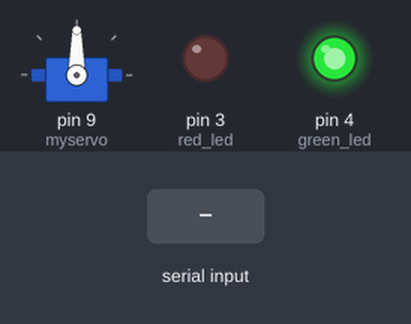
Simulated run of this sketch. Board: Arduino Uno, built with avr-gcc and run on an emulated ATmega328P. Shown: servo, output pins drawn as LEDs (lit = HIGH). The inputs (shaded band) are chosen by the test bench.

Above: at 1.3 s.
1.4 s: "1" received over Serial
At 3.0 s:
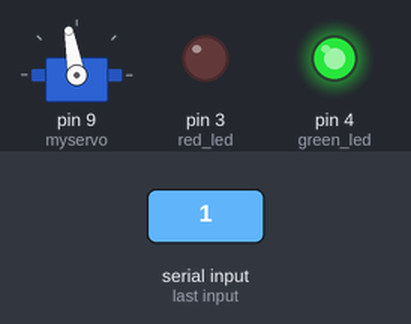
3.6 s: "0" received over Serial
At 4.6 s:
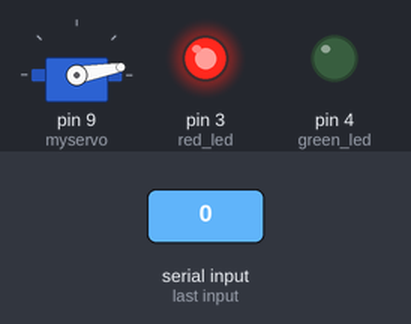
5.6 s: "2" received over Serial
At 7.4 s:
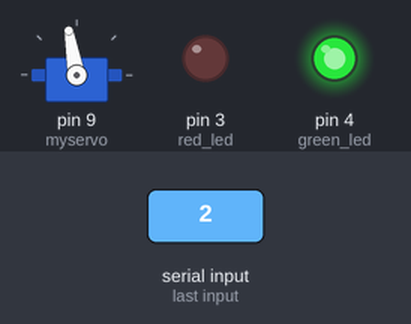
Timing chart, 0 to 8.9 s (numbered marks = the images above; inputs shaded):
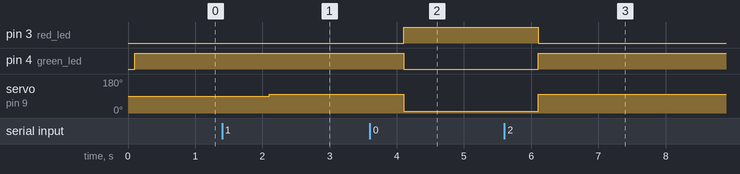

Measured:
- after the input at 1.4 s, servo on pin 9 (myservo): 90° → 100° after 0.70 s
- after the input at 3.6 s, pin 3 (red_led): LOW → HIGH after 0.50 s; pin 4 (green_led): HIGH → LOW after 0.50 s; servo on pin 9 (myservo): 100° → 10° after 0.50 s
- after the input at 5.6 s, pin 3 (red_led): HIGH → LOW after 0.51 s; pin 4 (green_led): LOW → HIGH after 0.51 s; servo on pin 9 (myservo): 10° → 100° after 0.51 s

The sketch:

Block.ino
```cpp
#include <Servo.h>

Servo myservo;  // create servo object to control a servo

int angle = 10;  // analog pin used to connect the potentiometer
int val;    // variable to read the value from the analog pin
uint8_t input = 0;
int last_input = 0;
int btn_pin = 2;
int red_led = 3;
int green_led = 4;
int stat = 0;


#include <SoftwareSerial.h>

int bluetoothTx = 9;  // TX-O pin of bluetooth mate, Arduino D2
int bluetoothRx = 10;  // RX-I pin of bluetooth mate, Arduino D3

SoftwareSerial bluetooth(bluetoothTx, bluetoothRx);


void setup()
{


  Serial.begin(9600);  // Begin the serial monitor at 9600bps

  bluetooth.begin(115200);  // The Bluetooth Mate defaults to 115200bps
  bluetooth.print("$");  // Print three times individually
  bluetooth.print("$");
  bluetooth.print("$");  // Enter command mode
  delay(100);  // Short delay, wait for the Mate to send back CMD
  bluetooth.println("U,9600,N");  // Temporarily Change the baudrate to 9600, no parity
  // 115200 can be too fast at times for NewSoftSerial to relay the data reliably
  bluetooth.begin(9600);  // Start bluetooth serial at 9600


  pinMode(btn_pin, INPUT_PULLUP);
  pinMode(red_led, OUTPUT);
  pinMode(green_led, OUTPUT);
  digitalWrite(green_led, HIGH);
  digitalWrite(red_led, LOW);
  myservo.attach(9);
}

  void loop()
  {

    while(Serial.available()) //Check for input
    {
      bluetooth.print((char)Serial.read());
      input = 1;
    }

    if (input == 1) // Status change
    {
      if (stat == 1) // Red light, saved parking
      {
        angle = 10;
        digitalWrite(green_led, LOW);
        digitalWrite(red_led, HIGH);
        stat = 0;
      }
      else // Green light, open parking for saving
      {
        angle = 100;
        digitalWrite(green_led, HIGH);
        digitalWrite(red_led, LOW);
        stat = 1;
      }

      myservo.write(angle); // gate open/close
    last_input = input;
    }
    input = 0;
    delay(1000); // waits for the servo to get there

  }
```
